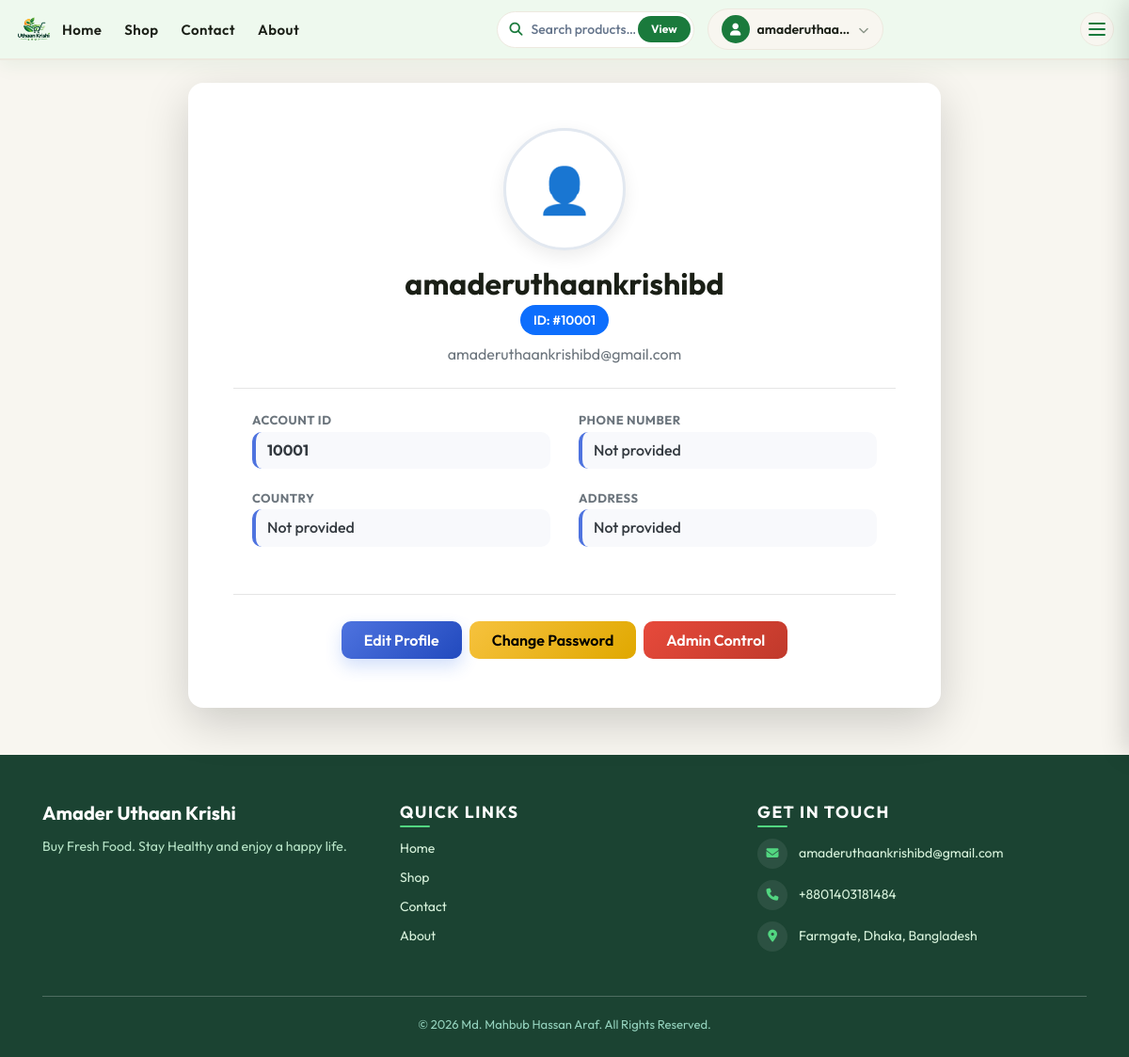
Page /dashboard/profile/ (signed in) on the committed database.
### apps/accounts/models.py (models this page shows, shortened)
class CustomUser(AbstractUser):
    email = models.EmailField(unique=True)
    COUNTRY_CHOICES = [
        ('BD', 'Bangladesh'),
        ('IN', 'India'),
        ('PK', 'Pakistan'),
        ('US', 'United States'),
        ('UK', 'United Kingdom'),
    ]
    country = models.CharField(max_length=50, choices=COUNTRY_CHOICES, blank=True, null=True)
    location = models.CharField(max_length=150, blank=True, null=True)
    phone_number = models.CharField(max_length=20, blank=True, null=True)
    profile_image = models.FileField(upload_to='profiles/', blank=True, null=True)
    user_id = models.IntegerField(unique=True, null=True, blank=True, editable=False)
    USERNAME_FIELD = 'email'
    REQUIRED_FIELDS = ['username']

### apps/dashboard/views.py (the view)
# urls.py: path('profile/', views.profile_view, name='profile'),
@login_required
def profile_view(request):
    return render(request, 'dashboard/profile.html', {
        'user': request.user
    })

### Templates/dashboard/profile.html (shortened to what this page needs)
{% extends 'base.html' %}
{% load static %}
{% block content %}
<div class="container mt-4 mb-5">
    <div class="card shadow-lg border-0 profile-card">
        <div class="card-body p-4 p-md-5">
            <div class="text-center mb-4">
                {% if user.profile_image %}
                    <img src="{{ user.profile_image.url }}" class="profile-img mb-3" alt="">
                {% else %}
                    <div class="profile-img-placeholder mb-3">
                        👤
                    </div>
                {% endif %}
                <h2 class="font-weight-bold mb-1">
                    {{ user.username }}
                </h2>
                <div class="mb-2">
                    <span class="user-id-badge">ID: #{{ user.user_id|default:"N/A" }}</span>
                </div>
                <p class="text-muted mb-0">
                    {{ user.email }}
                </p>
            </div>
            <hr>
            <div class="row profile-info">
                <div class="col-12 col-md-6 mb-4">
                    <h6 class="font-weight-bold text-muted mb-1">
                        Account ID
                    </h6>
                    <p class="h6 font-weight-bold text-dark">{{ user.user_id|default:"Not assigned" }}</p>
                </div>
                <div class="col-12 col-md-6 mb-4">
                    <h6 class="font-weight-bold text-muted mb-1">
                        Phone Number
                    </h6>
                    <p class="h6 text-dark">{{ user.phone_number|default:"Not provided" }}</p>
                </div>
                <div class="col-12 col-md-6 mb-4">
                    <h6 class="font-weight-bold text-muted mb-1">
                        Country
                    </h6>
                    <p class="h6 text-dark">{{ user.country|default:"Not provided" }}</p>
                </div>
                <div class="col-12 col-md-6 mb-4">
                    <h6 class="font-weight-bold text-muted mb-1">
                        Address
                    </h6>
                    <p class="h6 text-dark">{{ user.location|default:"Not provided" }}</p>
                </div>
            </div>
            <hr>
            <div class="d-flex flex-wrap justify-content-center gap-2 mt-4">
                <a href="{% url 'edit_profile' %}"
                   class="btn btn-primary px-4 py-2 m-1">
                    Edit Profile
                </a>
                <a href="{% url 'change_password' %}"
                   class="btn btn-warning px-4 py-2 m-1">
                    Change Password
                </a>
                {% if user.is_superuser %}
                <a href="{% url 'admin_panel' %}"
                   class="btn btn-danger px-4 py-2 m-1">
                    Admin Control
                </a>
                {% endif %}
            </div>
        </div>
    </div>
</div>
{% endblock %}

### Templates/base.html (shortened to what this page needs)
{% load static %}
<!DOCTYPE html>
<html lang="en">
<head>
  <link rel="stylesheet" href="https://cdn.jsdelivr.net/npm/bootstrap@4.6.2/dist/css/bootstrap.min.css">
  <link rel="stylesheet" href="https://cdnjs.cloudflare.com/ajax/libs/font-awesome/6.4.0/css/all.min.css">
  <link rel="stylesheet" href="{% static 'css/base.css' %}">
  <link rel="stylesheet" href="{% static 'css/home.css' %}">
  <link rel="stylesheet" href="{% static 'css/profiles.css' %}">
  <link rel="stylesheet" href="{% static 'css/contact.css' %}">
  <link rel="stylesheet" href="{% static 'css/about.css' %}">
  <link rel="stylesheet" href="{% static 'css/user_orders.css' %}">
  <link rel="stylesheet" href="{% static 'css/admin_panal.css' %}">
</head>
<body>
<nav class="site-navbar" id="siteNavbar">
  <div class="navbar-inner">
    <a class="nav-brand" href="{% url 'home' %}">
      <img src="{% static 'images/Video_Alt.png' %}" alt="Amader Uthaan Krishi" class="nav-logo">
    </a>
    <ul class="nav-links desktop-only">
      <li><a href="{% url 'home' %}"    class="nav-link-item {% if request.resolver_match.url_name == 'home'    %}active{% endif %}">Home</a></li>
      <li><a href="{% url 'shop' %}"    class="nav-link-item {% if request.resolver_match.url_name == 'shop'    %}active{% endif %}">Shop</a></li>
      <li><a href="{% url 'contact' %}" class="nav-link-item {% if request.resolver_match.url_name == 'contact' %}active{% endif %}">Contact</a></li>
      <li><a href="{% url 'about' %}"   class="nav-link-item {% if request.resolver_match.url_name == 'about'   %}active{% endif %}">About</a></li>
    </ul>
    <div class="nav-right desktop-only">
      <form class="nav-search-form" method="get" action="{% url 'shop' %}">
        <input type="search" name="q" placeholder="Search products…"
               value="{{ request.GET.q }}" class="nav-search-input" autocomplete="off">
        <button type="submit" class="nav-search-btn">View</button>
      </form>
      {% if user.is_authenticated %}
        <div class="user-dropdown" id="userDropdown">
          <button class="user-dropdown-toggle" id="userDropdownBtn"
                  type="button" aria-haspopup="true" aria-expanded="false">
            <span class="user-avatar"><i class="fas fa-user"></i></span>
            <span class="user-name">{{ user.username }}</span>
            <i class="fas fa-chevron-down chev"></i>
          </button>
        </div>
      {% else %}
        <a href="{% url 'login' %}"  class="btn-nav-login">Login</a>
        <a href="{% url 'signup' %}" class="btn-nav-signup">Sign Up</a>
      {% endif %}
    </div>
    <button class="hamburger" id="hamburgerBtn" aria-label="Open menu" aria-expanded="false">
      <span class="hbar"></span>
      <span class="hbar"></span>
      <span class="hbar"></span>
    </button>
  </div>
</nav>
<main class="page-main">
  <div class="container mt-4">
    {% block content %}{% endblock %}
  </div>
</main>
<footer class="site-footer">
  <div class="container">
    <div class="row">
      <div class="col-md-4 footer-col-mobile">
        <h5 class="footer-brand">Amader Uthaan Krishi</h5>
        <p class="footer-tagline">Buy Fresh Food. Stay Healthy and enjoy a happy life.</p>
      </div>
      <div class="col-md-4 footer-col-mobile">
        <h6 class="footer-heading">Quick Links</h6>
        <div class="footer-links">
          <a href="{% url 'home' %}">Home</a>
          <a href="{% url 'shop' %}">Shop</a>
          <a href="{% url 'contact' %}">Contact</a>
          <a href="{% url 'about' %}">About</a>
        </div>
      </div>
      <div class="col-md-4 footer-col-mobile">
        <h6 class="footer-heading">Get in Touch</h6>
        <p class="footer-contact"><i class="fas fa-envelope"></i> amaderuthaankrishibd@gmail.com</p>
        <p class="footer-contact"><i class="fas fa-phone"></i> +8801403181484</p>
        <p class="footer-contact"><i class="fas fa-map-marker-alt"></i> Farmgate, Dhaka, Bangladesh</p>
      </div>
    </div>
    <hr class="footer-hr">
    <p class="footer-copy">&copy; 2026 Md. Mahbub Hassan Araf. All Rights Reserved.</p>
  </div>
</footer>
</body>
</html>

### static/css/home.css (style rules this page uses)
body { background: var(--cream); font-family: 'Outfit', sans-serif; color: var(--text-dark); overflow-x: hidden; }

### static/css/profiles.css (style rules this page uses)
.profile-card { border-radius: 24px; overflow: hidden; border: none; background: #ffffff; box-shadow: 0 12px 35px rgba(0,0,0,0.08); transition: all 0.3s ease; }
.profile-info { padding: 10px 20px; }
.profile-info .col-md-6, .profile-info .col-md-12 { margin-bottom: 20px; }
.profile-info h6 { font-size: 13px; font-weight: 600; color: #888; letter-spacing: 0.5px; margin-bottom: 6px; text-transform: uppercase; }
.profile-info p { font-size: 16px; font-weight: 500; color: #222; margin: 0; padding: 10px 12px; background: #f8f9fc; border-radius: 10px; border-left: 4px solid #4e73df; }
.btn { border-radius: 30px; padding: 10px 24px; font-weight: 600; transition: all 0.25s ease; position: relative; overflow: hidden; border: none; }
.btn-primary { background: linear-gradient(135deg, #4e73df, #224abe); color: #fff; }
.btn-warning { background: linear-gradient(135deg, #f6c23e, #e0a800); color: #000; }
.btn-danger { background: linear-gradient(135deg, #e74a3b, #c0392b); color: #fff; }
.btn::after { content: ""; position: absolute; width: 0; height: 0; background: rgba(255,255,255,0.4); border-radius: 50%; top: 50%; left: 50%; transform: translate(-50%, -50%); transition: width 0.4s ease, height 0.4s ease; }

### static/css/admin_panal.css (style rules this page uses)
:root { --primary:#2563eb; --primary-dark:#1d4ed8; --success:#16a34a; --danger:#dc2626; --warning:#f59e0b; --text:#1f2937; --muted:#6b7280; --card:#ffffff; --bg:#f4f7fb; --border:#e5e7eb; --radius:18px; }
.btn { border-radius:10px; font-weight:600; transition:.25s; }
.btn-primary { box-shadow: 0 8px 18px rgba(37,99,235,.20); }

### Templates/dashboard/profile.html (style rules this page uses)
.profile-card { border-radius: 16px; max-width: 800px; margin: 0 auto; }
.profile-img-placeholder { width: 130px; height: 130px; border-radius: 50%; background-color: #ffffff; border: 3px solid #e2e8f0; box-shadow: 0 6px 18px rgba(0, 0, 0, 0.08); display: inline-flex; align-items: center; justify-content: center; font-size: 3rem; color: #cbd5e1; margin: 0 auto; }
.user-id-badge { background: #0d6efd; color: #ffffff; font-size: 0.85rem; font-weight: 600; padding: 0.35rem 0.9rem; border-radius: 20px; display: inline-block; }

### rows in the picture
CustomUser: username "amaderuthaa…", username "amaderuthaankrishibd", user_id "10001", email "amaderuthaankrishibd@gmail.com", phone_number "Not provided", country "Not provided", location "Not provided"
